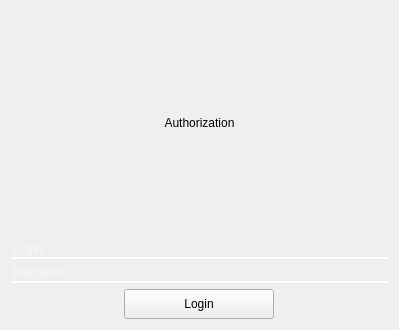
<?xml version="1.0" encoding="UTF-8"?>
<ui version="4.0">
 <class>Form</class>
 <widget class="QWidget" name="Form">
  <property name="geometry">
   <rect>
    <x>0</x>
    <y>0</y>
    <width>399</width>
    <height>330</height>
   </rect>
  </property>
  <property name="windowTitle">
   <string>Form</string>
  </property>
  <layout class="QVBoxLayout" name="verticalLayout">
   <item>
    <widget class="QLabel" name="title_lable">
     <property name="text">
      <string>Authorization</string>
     </property>
     <property name="textFormat">
      <enum>Qt::AutoText</enum>
     </property>
     <property name="alignment">
      <set>Qt::AlignCenter</set>
     </property>
    </widget>
   </item>
   <item>
    <layout class="QHBoxLayout" name="login_hlayout">
     <item>
      <widget class="QLineEdit" name="login_edit">
       <property name="styleSheet">
        <string notr="true">background-color: rgba(0,0,0,0);
border: 0;
border-bottom: 2px solid rgb(255, 255, 255);
color: rgb(255,255,255);</string>
       </property>
       <property name="placeholderText">
        <string>Login</string>
       </property>
      </widget>
     </item>
    </layout>
   </item>
   <item>
    <layout class="QHBoxLayout" name="pass_hlayout">
     <item>
      <widget class="QLineEdit" name="pass_edit">
       <property name="styleSheet">
        <string notr="true">background-color: rgba(0,0,0,0);
border: 0;
border-bottom: 2px solid rgb(255, 255, 255);
color: rgb(255,255,255);</string>
       </property>
       <property name="placeholderText">
        <string>Password</string>
       </property>
      </widget>
     </item>
    </layout>
   </item>
   <item>
    <layout class="QHBoxLayout" name="button_hlayout">
     <item>
      <widget class="QPushButton" name="auth_button">
       <property name="minimumSize">
        <size>
         <width>0</width>
         <height>30</height>
        </size>
       </property>
       <property name="maximumSize">
        <size>
         <width>150</width>
         <height>16777215</height>
        </size>
       </property>
       <property name="text">
        <string>Login</string>
       </property>
      </widget>
     </item>
    </layout>
   </item>
  </layout>
 </widget>
 <resources/>
 <connections/>
</ui>
